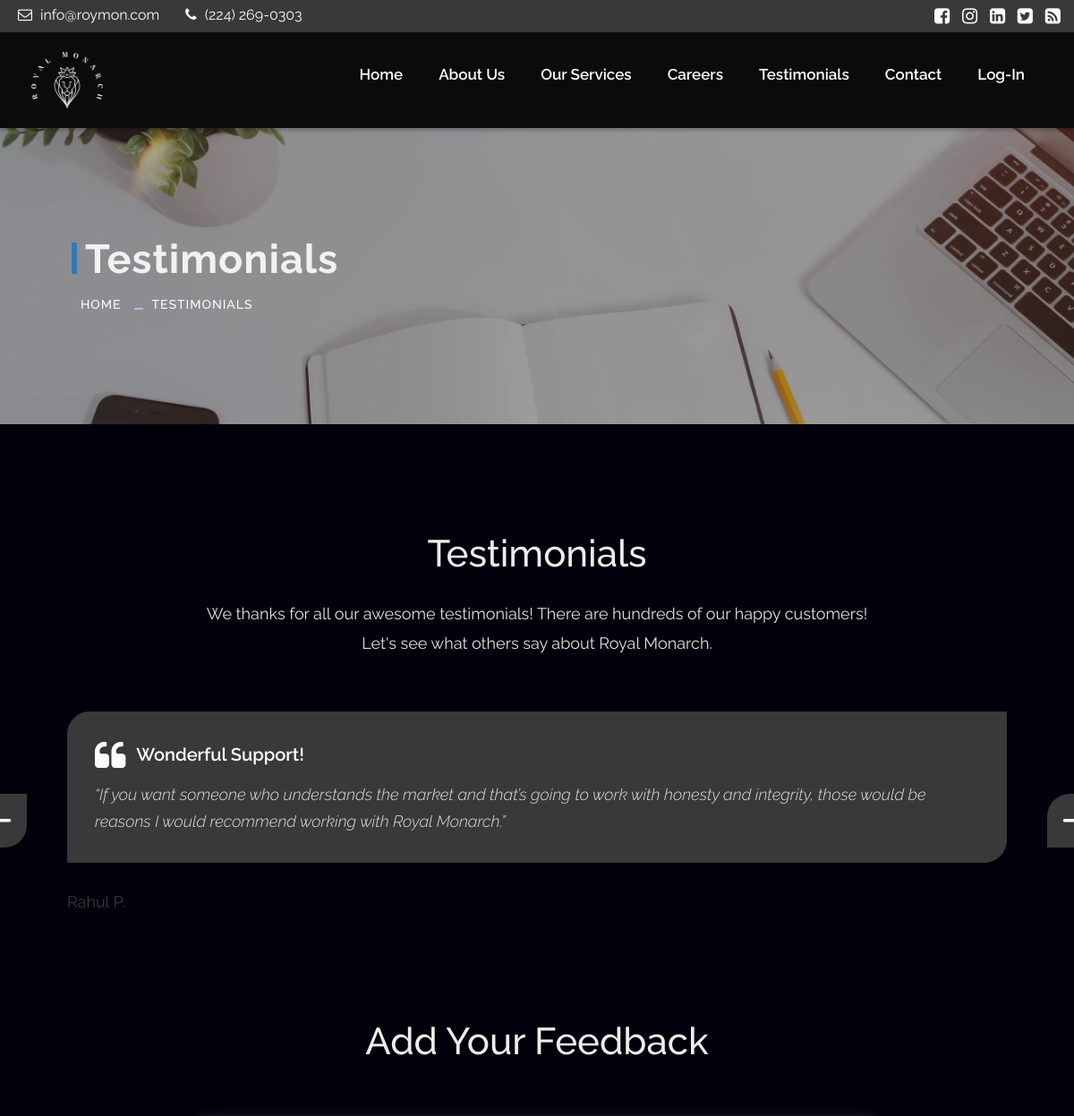
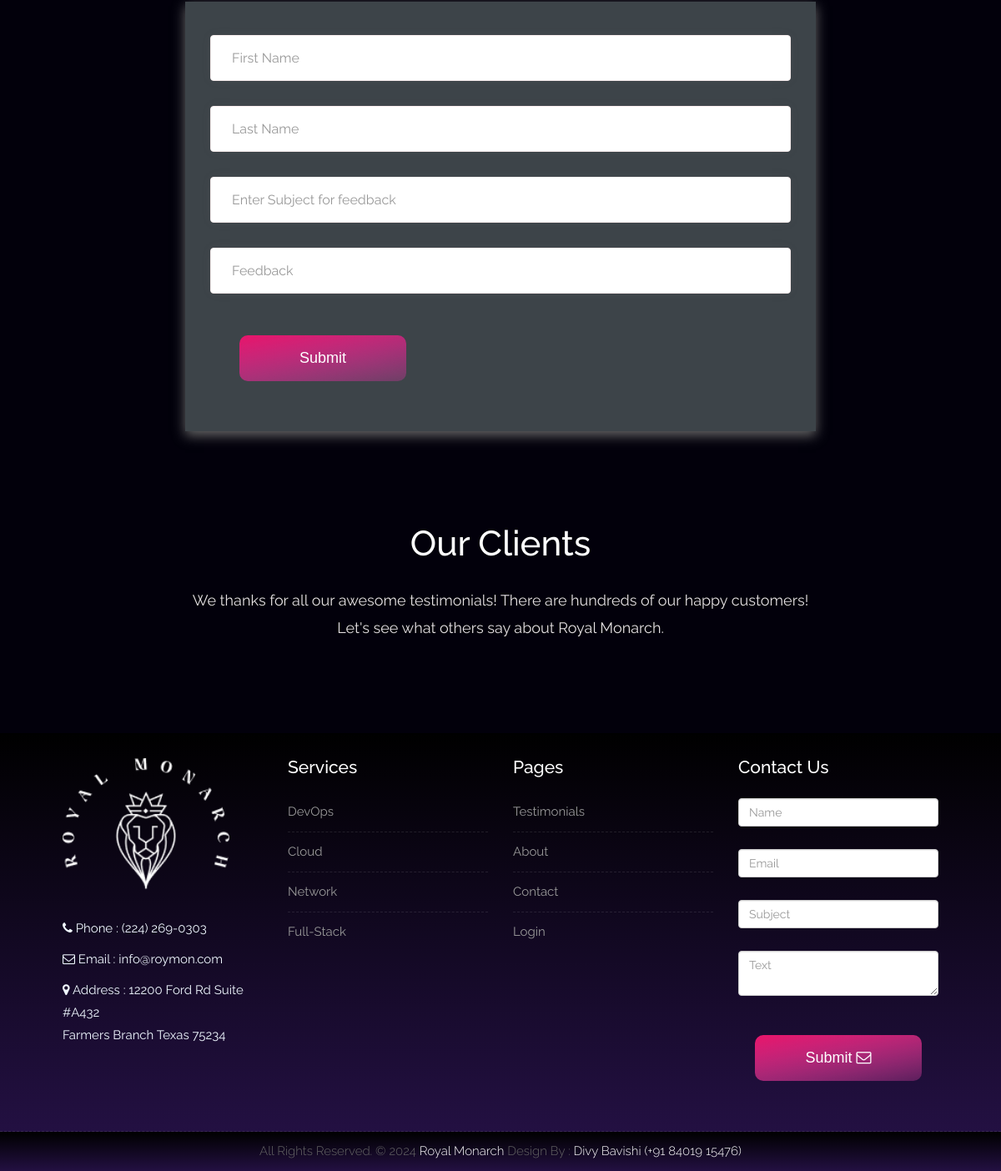
Page /testimonials/ on the committed database (2 pictures, top to bottom).
### myapp/models.py (models this page shows, shortened)
class Testimonials(models.Model):
    id = models.AutoField(primary_key=True)
    First_Name = models.CharField(max_length=100,null=True)
    Last_Name = models.CharField(max_length=100,null=True)
    Sub_Feedback = models.CharField(max_length=100,null=True)
    Feedback = models.TextField(max_length=1000,null=True)
    image = models.ImageField(upload_to='uploads/',null=True)

### myapp/views.py (the view)
# urls.py: path('testimonials/',views.testimonials, name='testimonials'),
def testimonials(request):
    testimonial = Testimonials.objects.all()
    return render(request, 'testimonials.html',{'Testimonials':testimonial})

### myapp/templates/testimonials.html (shortened to what this page needs)
{% extends 'basic.html' %}
{% block content %}
{% load static %}
   	<div class="banner-area banner-bg-1">
		<div class="container">
			<div class="row">
				<div class="col-md-12">
					<div class="banner">
						<h2>Testimonials</h2>
						<ul class="page-title-link">
							<li><a href="{% url 'index' %}">Home</a></li>
							<li><a href="{% url 'testimonials' %}">Testimonials</a></li>
						</ul>
					</div>
				</div>
			</div>
		</div>
	</div>
    <div id="test-box" class="section wb">
        <div class="container">
            <div class="section-title text-center">
                <h3>Testimonials</h3>
                <p class="lead">We thanks for all our awesome testimonials! There are hundreds of our happy customers! <br>Let's see what others say about  Royal Monarch.</p>
            </div>
            <div class="row">
                <div class="col-md-12 col-sm-12">
                    <div class="testi-carousel owl-carousel owl-theme">
                        {% for i in Testimonials %}
                        <div class="testimonial clearfix">
                            <div class="desc">
                                <h3><i class="fa fa-quote-left"></i>{{i.Sub_Feedback}}</h3>
                                <p class="lead">“{{i.Feedback}}”</p>
                            </div>
                            <div class="testi-meta">
                                <h4>{{i.First_Name}} {{i.Last_Name}} <small></small></h4>
                            </div>
                        </div>
                        {% endfor %}
                    </div>
                </div>
            </div>
        </div>
    </div>
    <div class="section wb">
        <div class="container">
            <div class="section-title text-center">
                <h3>Add Your Feedback</h3>
            </div>
            <div class="row">
                    <div class="testimonial_form">
                        <fieldset class="row-fluid">
                                <input type="text" name="first_name" id="first_name" class="form-control fw-bold" placeholder="First Name " />
                                <input type="text" name="Last_Name" id="Last_Name" class="form-control fw-bold" placeholder="Last Name " />
                                <input type="text" name="Sub_Feedback" id="Sub_Feedback" class="form-control fw-bold" placeholder="Enter Subject for feedback" />
                                <input type="text" name="Feedback" id="Feedback" class="form-control fw-bold" placeholder="Feedback" />
                                <div class="col-lg-3 col-md-4 col-sm-4 col-xs-12 text-center">
                                    <button class="btn btn-light btn-radius btn-brd grd1 btn-block submitform">Submit</button>
                                </div>
                        </fieldset>
                </div>
            </div>
        </div>
    </div>
    <div id="testimonials" class="parallax section db parallax-off" >
        <div class="container">
            <div class="section-title text-center">
                <h3>Our Clients</h3>
                <p class="lead">We thanks for all our awesome testimonials! There are hundreds of our happy customers! <br>Let's see what others say about Royal Monarch.</p>
            </div>
        </div>
    </div>
    {% endblock  %}

### myapp/static/css/responsive.css (style rules this page uses)
@media (max-width: 1200px) { .container { width: 90%; } }

### rows in the picture
Testimonials: Sub_Feedback "Wonderful Support!", Feedback "If you want someone who understands the market and that’s going to work with honesty and integrity, those would be reasons I would recommend working with Royal Monarch.", First_Name "Rahul", Last_Name "P."
